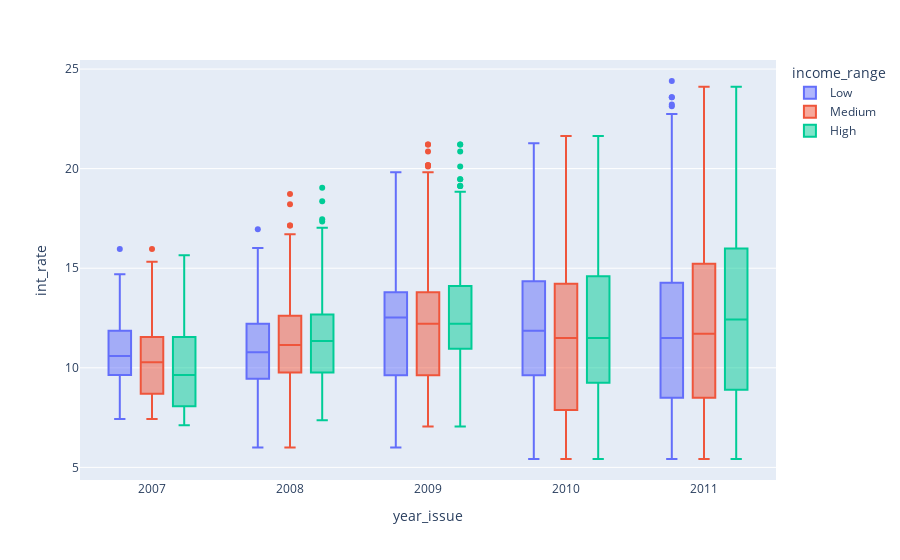

Source (notebook cell):
### Code cell
# Distribution of interest rate over a period of year
fig = px.box(df0,x="year_issue",y="int_rate",color = "income_range")
fig.show()

### Figure 1 — Plotly figure (JSON) as saved in the notebook; plotly's stock layout.template omitted (floating-point values rounded to 4 significant figures; data arrays with more than 128 entries replaced by an {"elided": "..."} marker saying what was removed)
{"data": [{"alignmentgroup": "True", "hovertemplate": "income_range=Low<br>year_issue=%{x}<br>int_rate=%{y}<extra></extra>", "legendgroup": "Low", "marker": {"color": "#636efa"}, "name": "Low", "notched": false, "offsetgroup": "Low", "orientation": "v", "showlegend": true, "type": "box", "x": {"elided": "9291 int values"}, "x0": " ", "xaxis": "x", "y": {"elided": "9291 float values"}, "y0": " ", "yaxis": "y"}, {"alignmentgroup": "True", "hovertemplate": "income_range=Medium<br>year_issue=%{x}<br>int_rate=%{y}<extra></extra>", "legendgroup": "Medium", "marker": {"color": "#EF553B"}, "name": "Medium", "notched": false, "offsetgroup": "Medium", "orientation": "v", "showlegend": true, "type": "box", "x": {"elided": "18570 int values"}, "x0": " ", "xaxis": "x", "y": {"elided": "18570 float values"}, "y0": " ", "yaxis": "y"}, {"alignmentgroup": "True", "hovertemplate": "income_range=High<br>year_issue=%{x}<br>int_rate=%{y}<extra></extra>", "legendgroup": "High", "marker": {"color": "#00cc96"}, "name": "High", "notched": false, "offsetgroup": "High", "orientation": "v", "showlegend": true, "type": "box", "x": {"elided": "9304 int values"}, "x0": " ", "xaxis": "x", "y": {"elided": "9304 float values"}, "y0": " ", "yaxis": "y"}], "layout": {"boxmode": "group", "legend": {"title": {"text": "income_range"}, "tracegroupgap": 0}, "margin": {"t": 60}, "xaxis": {"anchor": "y", "domain": [0, 1], "title": {"text": "year_issue"}}, "yaxis": {"anchor": "x", "domain": [0, 1], "title": {"text": "int_rate"}}}}
